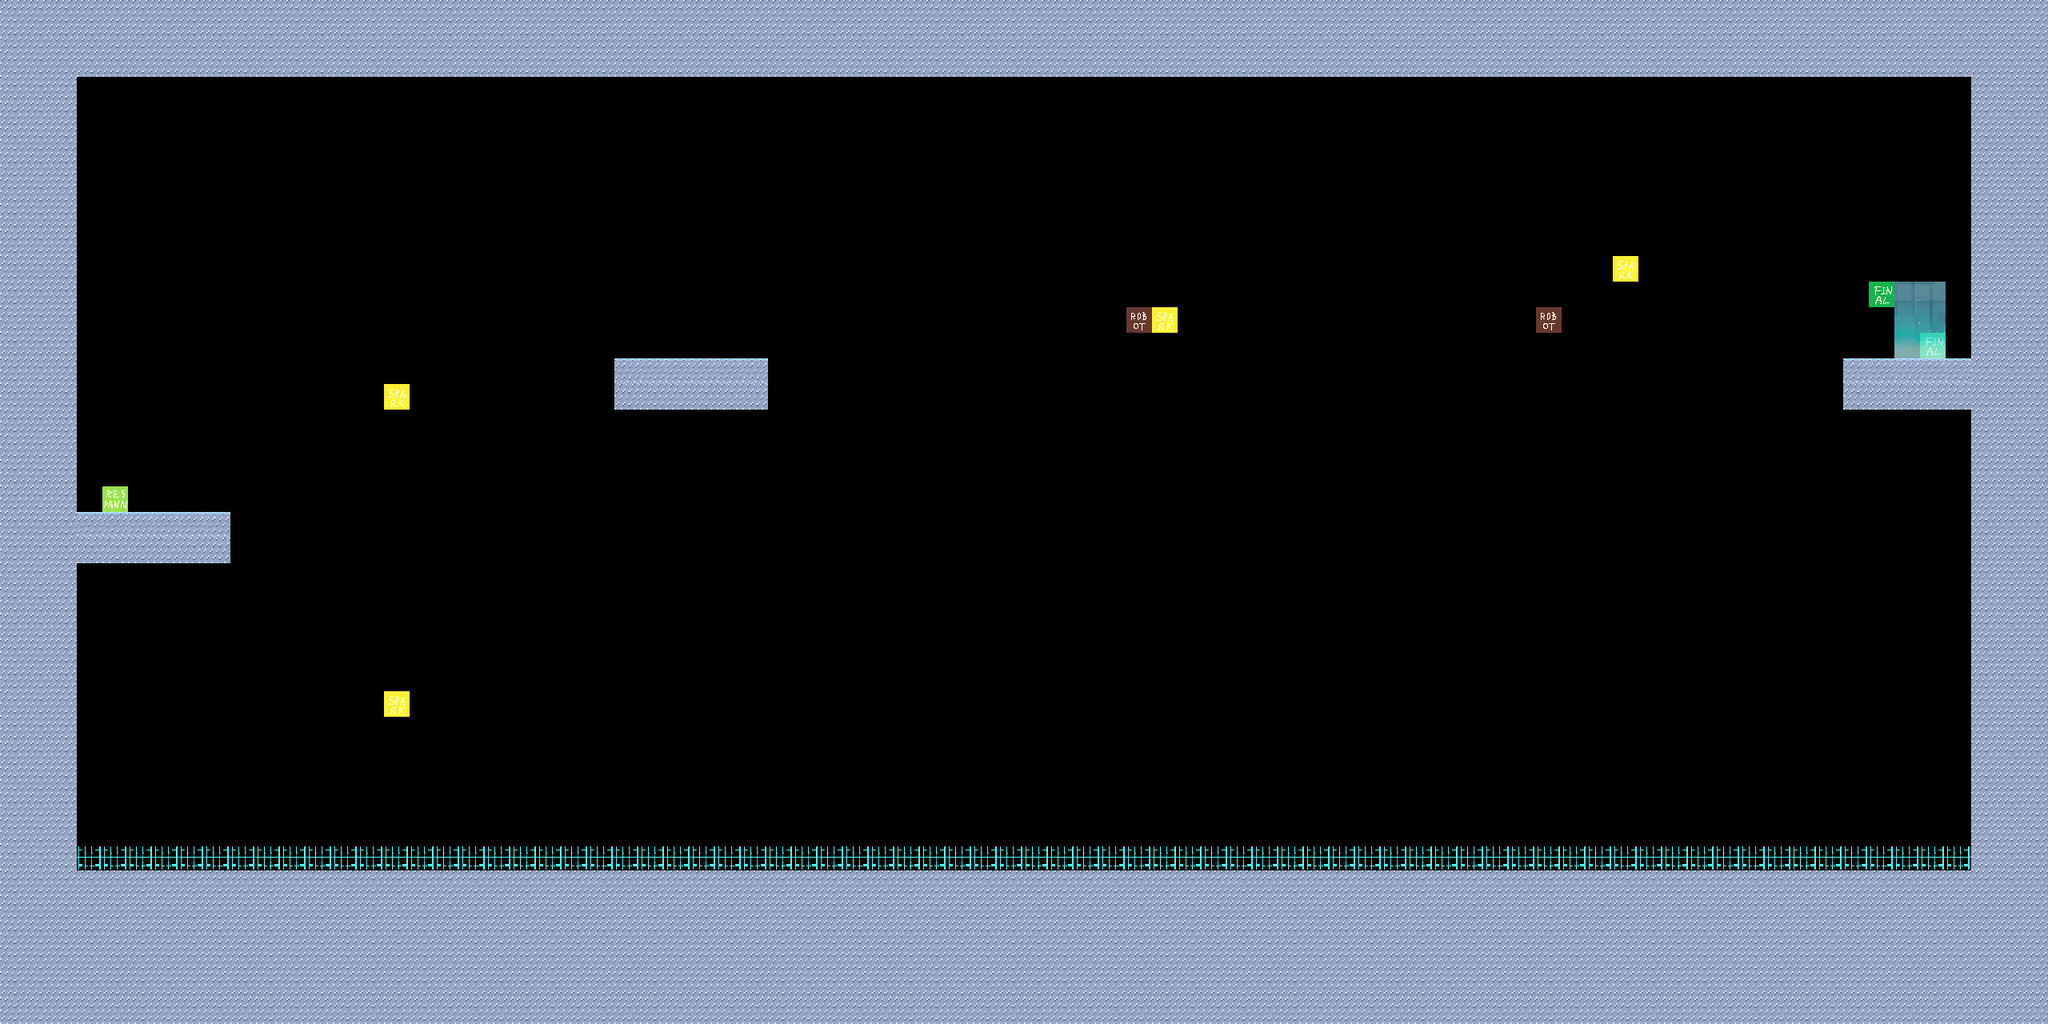

This game map was drawn from its Tiled (.tmx) file and the tilesets committed beside it. A one-line description and the trimmed map source follow:
An orthogonal 80x40 tile map with 32x32 px tiles, 3 tile layers (Wall, Object, Background).

<map version="1.10" tiledversion="1.11.2" orientation="orthogonal" renderorder="right-down" width="80" height="40" tilewidth="32" tileheight="32" infinite="0" nextlayerid="4" nextobjectid="1">
 <tileset firstgid="1" source="ExtendedMapSet.tsx" />
 <layer id="1" name="Wall" width="80" height="40">
  <data>[3200 cells, 1014 non-empty, 3 distinct tile ids]</data>
 </layer>
 <layer id="2" name="Object" width="80" height="40">
  <data>[3200 cells, 9 non-empty, 4 distinct tile ids]</data>
 </layer>
 <layer id="3" name="Background" width="80" height="40">
  <data>[3200 cells, 6 non-empty, 6 distinct tile ids]</data>
 </layer>
</map>
